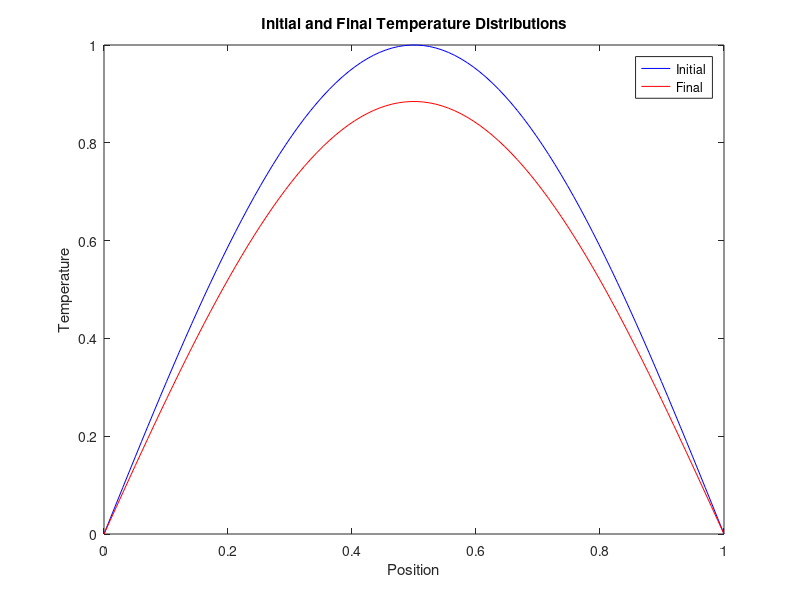

This chart was generated by the following MATLAB code:
% Finite Difference Method for 1D Heat Conduction
clear;
clc;

% Parameters
L = 1;          % Length of the rod
T = 1;          % Total simulation time
Nx = 100;       % Number of spatial points
Nt = 500;       % Number of time steps
alpha = 0.01;   % Thermal diffusivity

dx = L / (Nx - 1);
dt = T / Nt;

% Initial temperature distribution
u0 = sin(pi * linspace(0, 1, Nx));

% Finite Difference Loop
u = u0;
for n = 1:Nt
    % Interior points (1 to Nx-1)
    for i = 2:Nx-1
        u(i) = u(i) + alpha * dt / dx^2 * (u(i+1) - 2*u(i) + u(i-1));
    end
    
    % Boundary conditions (assuming fixed temperature at both ends)
    u(1) = 0;
    u(Nx) = 0;
    
    % Plot for visualization (optional)

end
    plot(linspace(0, L, Nx), u);
    title(['Time = ', num2str(n*dt)]);
    xlabel('Position');
    ylabel('Temperature');
    ylim([-1, 1]);   % Adjust ylim as needed
    %pause(0.01);     % Pause for visualization
% Final plot
plot(linspace(0, L, Nx), u0, 'b-', linspace(0, L, Nx), u, 'r-');
title('Initial and Final Temperature Distributions');
xlabel('Position');
ylabel('Temperature');
legend('Initial', 'Final');
